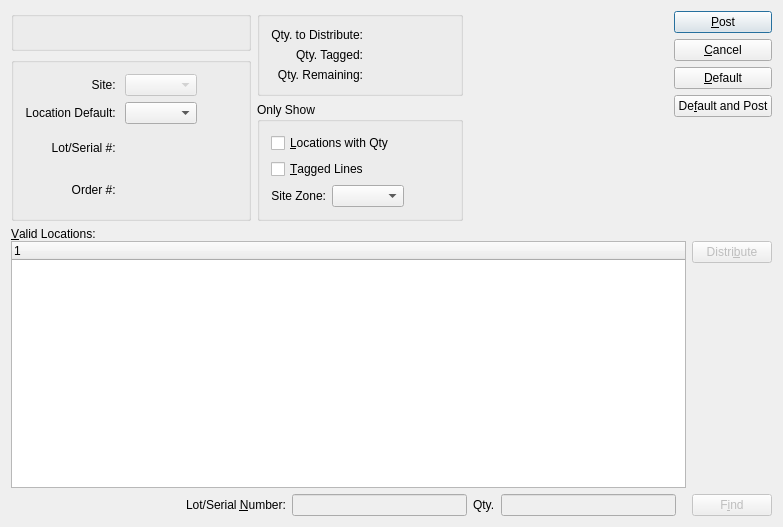
<?xml version="1.0" encoding="UTF-8"?>
<ui version="4.0">
 <comment>This file is part of the xTuple ERP: PostBooks Edition, a free and
open source Enterprise Resource Planning software suite,
Copyright (c) 1999-2018 by OpenMFG LLC, d/b/a xTuple.
It is licensed to you under the Common Public Attribution License
version 1.0, the full text of which (including xTuple-specific Exhibits)
is available at www.xtuple.com/CPAL.  By using this software, you agree
to be bound by its terms.</comment>
 <class>distributeInventory</class>
 <widget class="QDialog" name="distributeInventory">
  <property name="geometry">
   <rect>
    <x>0</x>
    <y>0</y>
    <width>783</width>
    <height>527</height>
   </rect>
  </property>
  <property name="windowTitle">
   <string>Distribute Stock To/From Site Locations</string>
  </property>
  <layout class="QGridLayout" name="gridLayout_10">
   <item row="0" column="0">
    <layout class="QHBoxLayout" name="horizontalLayout_3">
     <item>
      <layout class="QGridLayout" name="gridLayout_7">
       <item row="0" column="0">
        <widget class="QGroupBox" name="_itemGroup">
         <property name="title">
          <string/>
         </property>
         <layout class="QGridLayout" name="gridLayout_11">
          <item row="0" column="0">
           <widget class="ItemCluster" name="_item"/>
          </item>
         </layout>
        </widget>
       </item>
       <item row="0" column="1" rowspan="2">
        <widget class="QGroupBox" name="_qtyGroup">
         <property name="title">
          <string/>
         </property>
         <layout class="QGridLayout" name="gridLayout_4">
          <item row="0" column="0">
           <widget class="QLabel" name="_toDistributeLit">
            <property name="text">
             <string>Qty. to Distribute:</string>
            </property>
            <property name="alignment">
             <set>Qt::AlignRight|Qt::AlignTrailing|Qt::AlignVCenter</set>
            </property>
           </widget>
          </item>
          <item row="0" column="1">
           <widget class="XLabel" name="_qtyToDistribute">
            <property name="minimumSize">
             <size>
              <width>80</width>
              <height>0</height>
             </size>
            </property>
            <property name="text">
             <string/>
            </property>
            <property name="alignment">
             <set>Qt::AlignRight|Qt::AlignTrailing|Qt::AlignVCenter</set>
            </property>
           </widget>
          </item>
          <item row="1" column="0">
           <widget class="QLabel" name="_taggedLit">
            <property name="text">
             <string>Qty. Tagged:</string>
            </property>
            <property name="alignment">
             <set>Qt::AlignRight|Qt::AlignTrailing|Qt::AlignVCenter</set>
            </property>
           </widget>
          </item>
          <item row="1" column="1">
           <widget class="XLabel" name="_qtyTagged">
            <property name="minimumSize">
             <size>
              <width>80</width>
              <height>0</height>
             </size>
            </property>
            <property name="text">
             <string/>
            </property>
            <property name="alignment">
             <set>Qt::AlignRight|Qt::AlignTrailing|Qt::AlignVCenter</set>
            </property>
           </widget>
          </item>
          <item row="2" column="0">
           <widget class="QLabel" name="_remainingLit">
            <property name="text">
             <string>Qty. Remaining:</string>
            </property>
            <property name="alignment">
             <set>Qt::AlignRight|Qt::AlignTrailing|Qt::AlignVCenter</set>
            </property>
           </widget>
          </item>
          <item row="2" column="1">
           <widget class="XLabel" name="_qtyRemaining">
            <property name="minimumSize">
             <size>
              <width>80</width>
              <height>0</height>
             </size>
            </property>
            <property name="text">
             <string/>
            </property>
            <property name="alignment">
             <set>Qt::AlignRight|Qt::AlignTrailing|Qt::AlignVCenter</set>
            </property>
           </widget>
          </item>
         </layout>
        </widget>
       </item>
       <item row="1" column="0" rowspan="2">
        <widget class="QGroupBox" name="_detailGroup">
         <property name="title">
          <string/>
         </property>
         <layout class="QGridLayout" name="gridLayout_2">
          <item row="0" column="0">
           <widget class="QLabel" name="_warehouseLit">
            <property name="text">
             <string>  Site: </string>
            </property>
            <property name="alignment">
             <set>Qt::AlignRight|Qt::AlignTrailing|Qt::AlignVCenter</set>
            </property>
            <property name="margin">
             <number>2</number>
            </property>
            <property name="buddy">
             <cstring>_warehouse</cstring>
            </property>
           </widget>
          </item>
          <item row="0" column="1">
           <layout class="QHBoxLayout" name="_warehouseLayout">
            <property name="spacing">
             <number>0</number>
            </property>
            <item>
             <widget class="WComboBox" name="_warehouse">
              <property name="enabled">
               <bool>false</bool>
              </property>
             </widget>
            </item>
            <item>
             <spacer name="_warehouseSpacer">
              <property name="orientation">
               <enum>Qt::Horizontal</enum>
              </property>
              <property name="sizeType">
               <enum>QSizePolicy::Expanding</enum>
              </property>
              <property name="sizeHint" stdset="0">
               <size>
                <width>20</width>
                <height>0</height>
               </size>
              </property>
             </spacer>
            </item>
           </layout>
          </item>
          <item row="1" column="0">
           <widget class="QLabel" name="_locationDefaultLit">
            <property name="text">
             <string>Location Default: </string>
            </property>
            <property name="alignment">
             <set>Qt::AlignRight|Qt::AlignTrailing|Qt::AlignVCenter</set>
            </property>
            <property name="margin">
             <number>2</number>
            </property>
            <property name="buddy">
             <cstring>_locations</cstring>
            </property>
           </widget>
          </item>
          <item row="1" column="1">
           <layout class="QHBoxLayout" name="_locationsLayout">
            <item>
             <widget class="XComboBox" name="_locations">
              <property name="enabled">
               <bool>true</bool>
              </property>
              <property name="sizePolicy">
               <sizepolicy hsizetype="Expanding" vsizetype="Fixed">
                <horstretch>0</horstretch>
                <verstretch>0</verstretch>
               </sizepolicy>
              </property>
              <property name="minimumSize">
               <size>
                <width>0</width>
                <height>20</height>
               </size>
              </property>
              <property name="allowNull">
               <bool>false</bool>
              </property>
              <property name="defaultCode">
               <enum>XComboBox::First</enum>
              </property>
             </widget>
            </item>
            <item>
             <spacer name="_locationsSpcer">
              <property name="orientation">
               <enum>Qt::Horizontal</enum>
              </property>
              <property name="sizeHint" stdset="0">
               <size>
                <width>40</width>
                <height>0</height>
               </size>
              </property>
             </spacer>
            </item>
           </layout>
          </item>
          <item row="2" column="0">
           <widget class="QLabel" name="_lotSerialLit">
            <property name="text">
             <string>       Lot/Serial #: </string>
            </property>
            <property name="alignment">
             <set>Qt::AlignRight|Qt::AlignTrailing|Qt::AlignVCenter</set>
            </property>
            <property name="margin">
             <number>3</number>
            </property>
           </widget>
          </item>
          <item row="2" column="1">
           <widget class="QLabel" name="_lotSerial">
            <property name="sizePolicy">
             <sizepolicy hsizetype="Expanding" vsizetype="Preferred">
              <horstretch>0</horstretch>
              <verstretch>0</verstretch>
             </sizepolicy>
            </property>
            <property name="text">
             <string/>
            </property>
            <property name="margin">
             <number>2</number>
            </property>
           </widget>
          </item>
          <item row="3" column="0">
           <widget class="QLabel" name="_orderLit">
            <property name="text">
             <string>Order #: </string>
            </property>
            <property name="alignment">
             <set>Qt::AlignRight|Qt::AlignTrailing|Qt::AlignVCenter</set>
            </property>
            <property name="margin">
             <number>3</number>
            </property>
           </widget>
          </item>
          <item row="3" column="1">
           <widget class="QLabel" name="_order">
            <property name="sizePolicy">
             <sizepolicy hsizetype="Expanding" vsizetype="Preferred">
              <horstretch>0</horstretch>
              <verstretch>0</verstretch>
             </sizepolicy>
            </property>
            <property name="text">
             <string/>
            </property>
            <property name="margin">
             <number>2</number>
            </property>
           </widget>
          </item>
         </layout>
        </widget>
       </item>
       <item row="2" column="1">
        <widget class="QGroupBox" name="_showGroup">
         <property name="title">
          <string>Only Show</string>
         </property>
         <layout class="QGridLayout" name="gridLayout_6">
          <item row="0" column="0">
           <layout class="QVBoxLayout" name="verticalLayout_2">
            <item>
             <widget class="XCheckBox" name="_qtyOnly">
              <property name="text">
               <string>&amp;Locations with Qty</string>
              </property>
             </widget>
            </item>
            <item>
             <widget class="XCheckBox" name="_taggedOnly">
              <property name="text">
               <string>&amp;Tagged Lines</string>
              </property>
             </widget>
            </item>
            <item>
             <layout class="QHBoxLayout" name="horizontalLayout">
              <item>
               <widget class="XLabel" name="_zoneLit">
                <property name="frameShape">
                 <enum>QFrame::NoFrame</enum>
                </property>
                <property name="text">
                 <string>Site Zone:</string>
                </property>
                <property name="alignment">
                 <set>Qt::AlignRight|Qt::AlignTrailing|Qt::AlignVCenter</set>
                </property>
               </widget>
              </item>
              <item>
               <widget class="XComboBox" name="_zone">
                <property name="allowNull">
                 <bool>true</bool>
                </property>
               </widget>
              </item>
              <item>
               <spacer name="horizontalSpacer">
                <property name="orientation">
                 <enum>Qt::Horizontal</enum>
                </property>
                <property name="sizeHint" stdset="0">
                 <size>
                  <width>40</width>
                  <height>20</height>
                 </size>
                </property>
               </spacer>
              </item>
             </layout>
            </item>
            <item>
             <spacer name="verticalSpacer_2">
              <property name="orientation">
               <enum>Qt::Vertical</enum>
              </property>
              <property name="sizeHint" stdset="0">
               <size>
                <width>20</width>
                <height>0</height>
               </size>
              </property>
             </spacer>
            </item>
           </layout>
          </item>
         </layout>
        </widget>
       </item>
      </layout>
     </item>
     <item>
      <spacer name="horizontalSpacer_2">
       <property name="orientation">
        <enum>Qt::Horizontal</enum>
       </property>
       <property name="sizeHint" stdset="0">
        <size>
         <width>0</width>
         <height>20</height>
        </size>
       </property>
      </spacer>
     </item>
     <item>
      <layout class="QHBoxLayout">
       <item>
        <layout class="QVBoxLayout">
         <property name="spacing">
          <number>0</number>
         </property>
         <item>
          <layout class="QVBoxLayout">
           <item>
            <widget class="QPushButton" name="_post">
             <property name="text">
              <string>&amp;Post</string>
             </property>
             <property name="default">
              <bool>true</bool>
             </property>
            </widget>
           </item>
           <item>
            <widget class="QPushButton" name="_cancel">
             <property name="text">
              <string>&amp;Cancel</string>
             </property>
            </widget>
           </item>
           <item>
            <widget class="QPushButton" name="_default">
             <property name="text">
              <string>&amp;Default</string>
             </property>
            </widget>
           </item>
           <item>
            <widget class="QPushButton" name="_defaultAndPost">
             <property name="text">
              <string>De&amp;fault and Post</string>
             </property>
            </widget>
           </item>
          </layout>
         </item>
         <item>
          <spacer>
           <property name="orientation">
            <enum>Qt::Vertical</enum>
           </property>
           <property name="sizeType">
            <enum>QSizePolicy::Expanding</enum>
           </property>
           <property name="sizeHint" stdset="0">
            <size>
             <width>20</width>
             <height>0</height>
            </size>
           </property>
          </spacer>
         </item>
        </layout>
       </item>
      </layout>
     </item>
    </layout>
   </item>
   <item row="1" column="0">
    <widget class="QFrame" name="_frame">
     <property name="sizePolicy">
      <sizepolicy hsizetype="Preferred" vsizetype="Expanding">
       <horstretch>0</horstretch>
       <verstretch>1</verstretch>
      </sizepolicy>
     </property>
     <property name="frameShape">
      <enum>QFrame::NoFrame</enum>
     </property>
     <property name="frameShadow">
      <enum>QFrame::Raised</enum>
     </property>
     <layout class="QGridLayout" name="gridLayout_9">
      <property name="margin">
       <number>0</number>
      </property>
      <item row="0" column="0">
       <layout class="QVBoxLayout" name="verticalLayout_3">
        <property name="spacing">
         <number>0</number>
        </property>
        <item>
         <widget class="QLabel" name="_validLocationsLit">
          <property name="text">
           <string>&amp;Valid Locations:</string>
          </property>
          <property name="buddy">
           <cstring>_itemloc</cstring>
          </property>
         </widget>
        </item>
        <item>
         <layout class="QGridLayout" name="gridLayout_8">
          <item row="0" column="0">
           <widget class="XTreeWidget" name="_itemloc">
            <property name="sizePolicy">
             <sizepolicy hsizetype="Expanding" vsizetype="Expanding">
              <horstretch>0</horstretch>
              <verstretch>0</verstretch>
             </sizepolicy>
            </property>
            <property name="minimumSize">
             <size>
              <width>0</width>
              <height>100</height>
             </size>
            </property>
           </widget>
          </item>
          <item row="0" column="1">
           <layout class="QVBoxLayout">
            <item>
             <widget class="QPushButton" name="_distribute">
              <property name="enabled">
               <bool>false</bool>
              </property>
              <property name="text">
               <string>Distri&amp;bute</string>
              </property>
             </widget>
            </item>
            <item>
             <spacer>
              <property name="orientation">
               <enum>Qt::Vertical</enum>
              </property>
              <property name="sizeHint" stdset="0">
               <size>
                <width>20</width>
                <height>40</height>
               </size>
              </property>
             </spacer>
            </item>
           </layout>
          </item>
          <item row="1" column="0">
           <layout class="QHBoxLayout">
            <property name="rightMargin">
             <number>10</number>
            </property>
            <item>
             <spacer>
              <property name="orientation">
               <enum>Qt::Horizontal</enum>
              </property>
              <property name="sizeHint" stdset="0">
               <size>
                <width>40</width>
                <height>20</height>
               </size>
              </property>
             </spacer>
            </item>
            <item>
             <widget class="QLabel" name="_bcLit">
              <property name="text">
               <string>Lot/Serial &amp;Number:</string>
              </property>
              <property name="buddy">
               <cstring>_bc</cstring>
              </property>
             </widget>
            </item>
            <item>
             <widget class="QLineEdit" name="_bc">
              <property name="enabled">
               <bool>false</bool>
              </property>
             </widget>
            </item>
            <item>
             <widget class="QLabel" name="_bcQtyLit">
              <property name="text">
               <string>Qty.</string>
              </property>
              <property name="buddy">
               <cstring>_bcQty</cstring>
              </property>
             </widget>
            </item>
            <item>
             <widget class="QLineEdit" name="_bcQty">
              <property name="enabled">
               <bool>false</bool>
              </property>
             </widget>
            </item>
           </layout>
          </item>
          <item row="1" column="1">
           <widget class="QPushButton" name="_bcDistribute">
            <property name="enabled">
             <bool>false</bool>
            </property>
            <property name="text">
             <string>F&amp;ind</string>
            </property>
           </widget>
          </item>
         </layout>
        </item>
       </layout>
      </item>
     </layout>
    </widget>
   </item>
  </layout>
 </widget>
 <layoutdefault spacing="6" margin="11"/>
 <customwidgets>
  <customwidget>
   <class>ItemCluster</class>
   <extends>QWidget</extends>
   <header>itemcluster.h</header>
   <container>1</container>
  </customwidget>
  <customwidget>
   <class>WComboBox</class>
   <extends>XComboBox</extends>
   <header>wcombobox.h</header>
  </customwidget>
  <customwidget>
   <class>XCheckBox</class>
   <extends>QCheckBox</extends>
   <header>xcheckbox.h</header>
  </customwidget>
  <customwidget>
   <class>XComboBox</class>
   <extends>QComboBox</extends>
   <header>xcombobox.h</header>
  </customwidget>
  <customwidget>
   <class>XLabel</class>
   <extends>QLabel</extends>
   <header>xlabel.h</header>
  </customwidget>
  <customwidget>
   <class>XTreeWidget</class>
   <extends>QTreeWidget</extends>
   <header>xtreewidget.h</header>
   <container>1</container>
  </customwidget>
 </customwidgets>
 <tabstops>
  <tabstop>_bc</tabstop>
  <tabstop>_bcQty</tabstop>
  <tabstop>_distribute</tabstop>
  <tabstop>_bcDistribute</tabstop>
  <tabstop>_defaultAndPost</tabstop>
  <tabstop>_default</tabstop>
  <tabstop>_cancel</tabstop>
  <tabstop>_post</tabstop>
  <tabstop>_item</tabstop>
  <tabstop>_warehouse</tabstop>
  <tabstop>_locations</tabstop>
  <tabstop>_qtyOnly</tabstop>
  <tabstop>_taggedOnly</tabstop>
  <tabstop>_itemloc</tabstop>
 </tabstops>
 <resources/>
 <connections>
  <connection>
   <sender>_item</sender>
   <signal>newId(int)</signal>
   <receiver>_warehouse</receiver>
   <slot>findItemsites(int)</slot>
   <hints>
    <hint type="sourcelabel">
     <x>20</x>
     <y>20</y>
    </hint>
    <hint type="destinationlabel">
     <x>126</x>
     <y>114</y>
    </hint>
   </hints>
  </connection>
  <connection>
   <sender>_item</sender>
   <signal>warehouseIdChanged(int)</signal>
   <receiver>_warehouse</receiver>
   <slot>setId(int)</slot>
   <hints>
    <hint type="sourcelabel">
     <x>20</x>
     <y>20</y>
    </hint>
    <hint type="destinationlabel">
     <x>126</x>
     <y>114</y>
    </hint>
   </hints>
  </connection>
  <connection>
   <sender>_cancel</sender>
   <signal>clicked()</signal>
   <receiver>distributeInventory</receiver>
   <slot>reject()</slot>
   <hints>
    <hint type="sourcelabel">
     <x>699</x>
     <y>67</y>
    </hint>
    <hint type="destinationlabel">
     <x>381</x>
     <y>181</y>
    </hint>
   </hints>
  </connection>
  <connection>
   <sender>_itemloc</sender>
   <signal>valid(bool)</signal>
   <receiver>_distribute</receiver>
   <slot>setEnabled(bool)</slot>
   <hints>
    <hint type="sourcelabel">
     <x>601</x>
     <y>241</y>
    </hint>
    <hint type="destinationlabel">
     <x>700</x>
     <y>207</y>
    </hint>
   </hints>
  </connection>
 </connections>
</ui>
